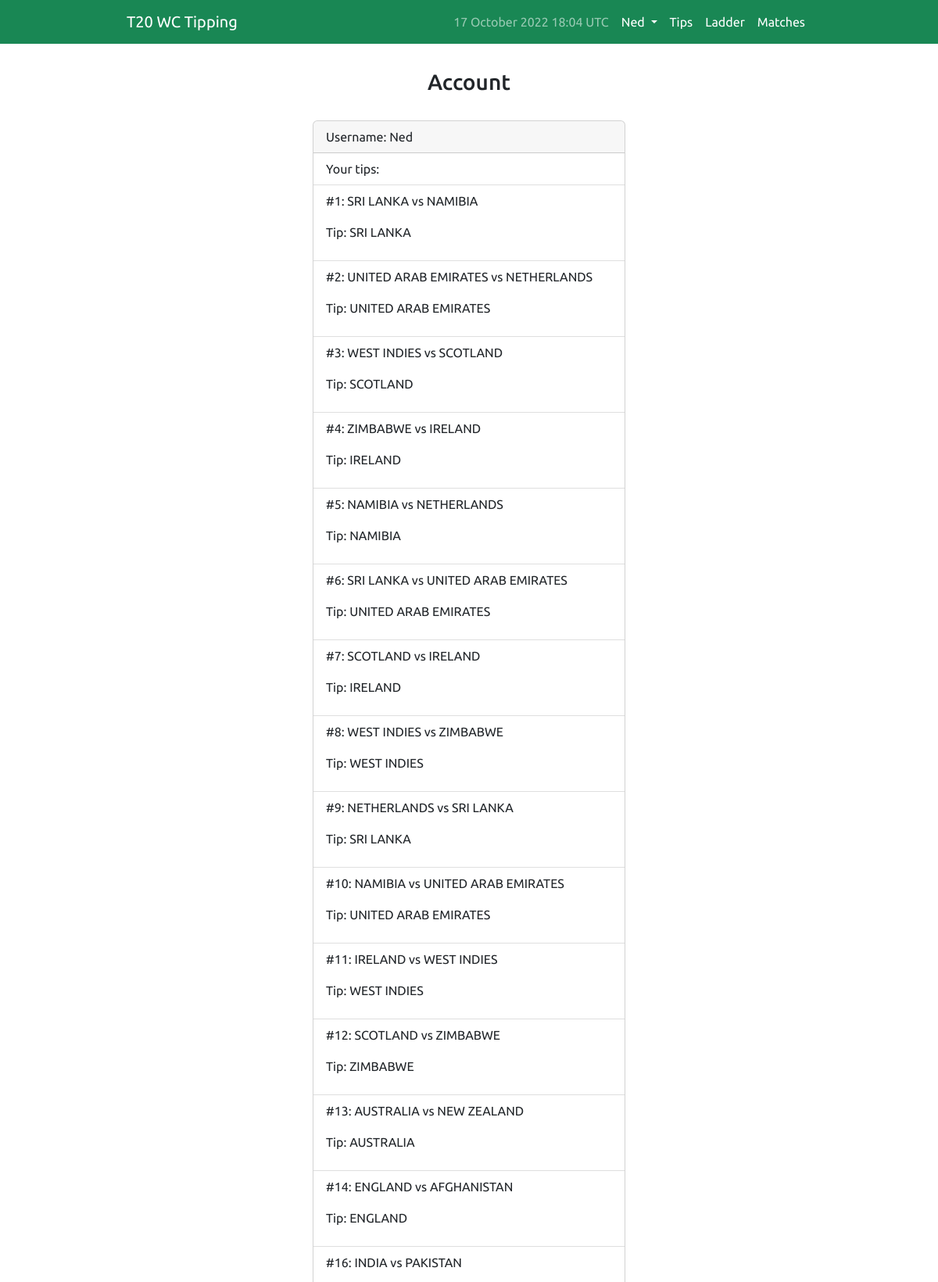
Screenshot of /account/ (signed in, upper part) with the database file from the repository.
### tip/models.py (models this page shows)
class Tip(models.Model):
    user_id = models.ForeignKey(User, on_delete=models.CASCADE, related_name="user_id")
    match = models.ForeignKey(Match, on_delete=models.CASCADE, related_name="match")
    tip = models.ForeignKey(Team, on_delete=models.CASCADE, related_name="tip")
    updated = models.DateTimeField(auto_now=True)
    created = models.DateTimeField(auto_now_add=True)

class Match(models.Model):
    team1 = models.ForeignKey(Team, blank=True, null=True, on_delete=models.CASCADE, related_name="team1")
    team2 = models.ForeignKey(Team, blank=True, null=True, on_delete=models.CASCADE, related_name="team2")
    when = models.DateTimeField(blank=True, null=True)
    venue = models.ForeignKey(Venue, on_delete=models.CASCADE)
    winner = models.ForeignKey(Team, blank=True, null=True, on_delete=models.CASCADE, related_name="winner")

class Team(models.Model):
    name = models.CharField(max_length=200)
    ranking = models.PositiveIntegerField(default=None)
    matches_won = models.PositiveIntegerField(default=0)
    eliminated = models.BooleanField(default=False)
    def __str__(self):
        return self.name

### tip/views.py (the view)
# urls.py: path('account/', views.account, name="account"),
@login_required(login_url='login')
def account(request):
    user = request.user
    tips = Tip.objects.filter(user_id=user)
    matches = Match.objects.all()
    context = {
        "tips": tips,
        "matches": matches,
    }
    return render(request, "account.html", context)

### templates/account.html (shortened to what this page needs)
{% extends 'base.html' %}
{% block content %}
<h3>Account</h3>
<br>
<div class="h-100 d-flex align-items-center justify-content-center">
    <div class="card" id="card-account">
        <div class="card-header">
        Username: {{ request.user }}
        </div>
        <ul class="list-group list-group-flush">
        <li class="list-group-item">Your tips:</li>
        {% for match in matches %}
            {% for tip in tips %}
                {% if tip.match == match %}
                    <li class="list-group-item"><p>#{{ match.id }}: {{match.team1}} vs {{match.team2}}</p> <p>Tip: {{ tip.tip }}</p></li>
                {% endif %}
            {% endfor %}
        {% endfor %}
        </ul>
    </div>
</div>
{% endblock content %}

### templates/base.html (shortened to what this page needs)
<!DOCTYPE html>
<html lang="en">
  <head>
    <link href="https://cdn.jsdelivr.net/npm/bootstrap@5.2.2/dist/css/bootstrap.min.css" rel="stylesheet">
    <link rel="stylesheet" href="https://cdn.jsdelivr.net/npm/bootstrap-icons@1.9.1/font/bootstrap-icons.css">
    {% load static %}
    <link rel="stylesheet" href="{% static '/css/main.css' %}">
    <link rel="stylesheet" href="{% static '/js/app.js' %}">
  </head>
  <body>
    {% block navbar %}
    <nav class="navbar navbar-expand-lg navbar-dark bg-success">
      <div class="container w-75">
        <a class="navbar-brand" href="{% url 'home' %}">T20 WC Tipping</a>
        <div class="collapse navbar-collapse" id="navbarNavDropdown">
          <ul class="navbar-nav ms-auto">
            <li class="nav-item">
              <a class="nav-link" aria-current="page" href="">{% now "j F Y H:i" %} UTC</a>
            </li>
            {% if request.user.is_authenticated %}
            <li class="nav-item dropdown">
              <a
                class="nav-link dropdown-toggle active"
                href="#"
                id="navbarDropdownMenuLink"
                role="button"
                data-bs-toggle="dropdown"
                aria-expanded="false"
              >
                {{ request.user }}
              </a>
            </li>
            {% else %}
            <li class="nav-item">
              <a class="nav-link active" aria-current="page" href="{% url 'login' %}">Login</a>
            </li>
            {% endif %}
            <li class="nav-item">
              <a class="nav-link active" aria-current="page" href="{% url 'tips' %}">Tips</a>
            </li>
            <li class="nav-item">
              <a class="nav-link active" href="{% url 'ladder' %}">Ladder</a>
            </li>
            <li class="nav-item">
              <a class="nav-link active" href="{% url 'matches' %}">Matches</a>
            </li>
          </ul>
        </div>
      </div>
    </nav>
    {% endblock %}
    <div class="container w-75" id="alerts">
    </div>
    <div class="container w-75" id="content">
    {% block content %}
    {% endblock content %}
    </div>
</body>
</html>

### templates/static/css/main.css (style rules this page uses)
:root { --bg-main: rgb(223, 172, 45); --bg-grey: #EEEEEE; --br-green: green; }
html { position: relative; min-height: 100%; }
h1, h2, h3, h4, h5, h6 { font-family: 'Ubuntu', sans-serif; text-align: center; }
body { font-family: 'Ubuntu', sans-serif; font-weight: 400; padding-bottom: 5rem; }
#alerts { padding-top: 2rem; }
#card-account { width: 25rem; }
#content { padding-bottom: 5rem; }

### rows the page displays
Match: id "1", team1 "SRI LANKA", team2 "NAMIBIA"
Tip: tip "SRI LANKA"
Match: id "2", team1 "UNITED ARAB EMIRATES", team2 "NETHERLANDS"
Tip: tip "UNITED ARAB EMIRATES"
Match: id "3", team1 "WEST INDIES", team2 "SCOTLAND"
Tip: tip "SCOTLAND"
Match: id "4", team1 "ZIMBABWE", team2 "IRELAND"
Tip: tip "IRELAND"
Match: id "5", team1 "NAMIBIA", team2 "NETHERLANDS"
Tip: tip "NAMIBIA"
Match: id "6", team1 "SRI LANKA", team2 "UNITED ARAB EMIRATES"
Tip: tip "UNITED ARAB EMIRATES"
Match: id "7", team1 "SCOTLAND", team2 "IRELAND"
Tip: tip "IRELAND"
Match: id "8", team1 "WEST INDIES", team2 "ZIMBABWE"
Tip: tip "WEST INDIES"
Match: id "9", team1 "NETHERLANDS", team2 "SRI LANKA"
Tip: tip "SRI LANKA"
Match: id "10", team1 "NAMIBIA", team2 "UNITED ARAB EMIRATES"
Tip: tip "UNITED ARAB EMIRATES"
Match: id "11", team1 "IRELAND", team2 "WEST INDIES"
Tip: tip "WEST INDIES"
Match: id "12", team1 "SCOTLAND", team2 "ZIMBABWE"
Tip: tip "ZIMBABWE"
Match: id "13", team1 "AUSTRALIA", team2 "NEW ZEALAND"
Tip: tip "AUSTRALIA"
Match: id "14", team1 "ENGLAND", team2 "AFGHANISTAN"
Tip: tip "ENGLAND"
Match: id "16", team1 "INDIA", team2 "PAKISTAN"

### other values shown
{{ request.user }} "Ned"
